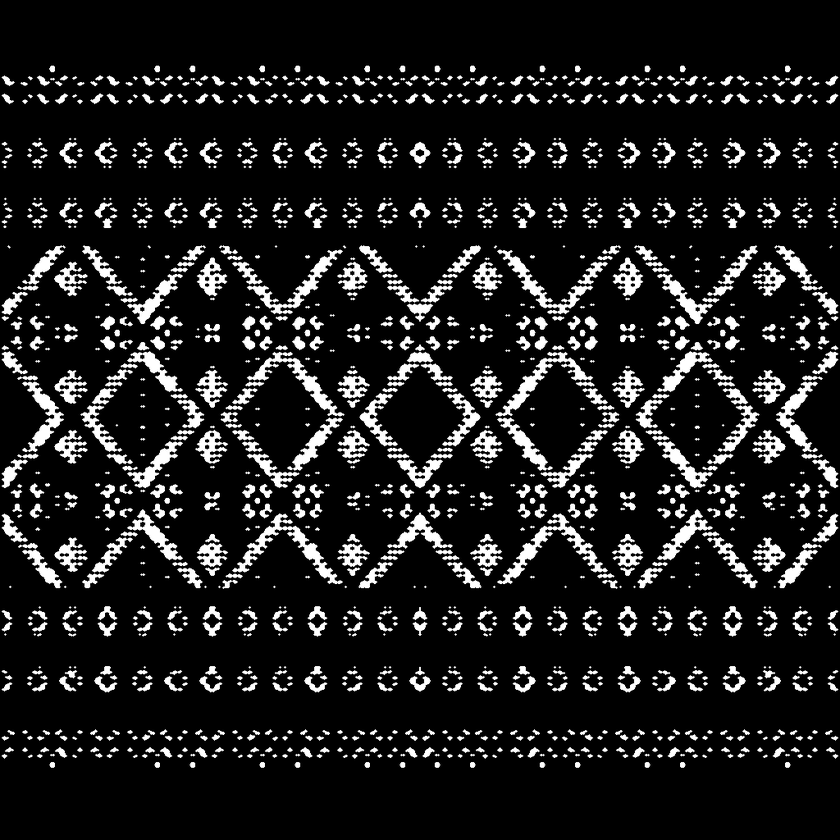
#> input picture symmetric_edge.png, 840 x 840 px, shrunk from 1024 x 1024 before the run, found by its file name
$ python symmetric_to_weaving.py
#> lines starting #> are read from the running program, lines starting #| are printed output that depends on the picture
import cv2
import numpy as np
import json

input_path = "symmetric_edge.png"

output_image = "weaving_chart.png"
output_json = "weaving_chart.json"


# =========================
# ตั้งค่าผังลายทอ
# =========================

GRID_WIDTH = 32
GRID_HEIGHT = 32

CELL_SIZE = 20

# ถ้าในช่องมีเส้นเกิน % นี้
# ให้ถือว่าช่องนั้นเป็นลาย
EDGE_THRESHOLD = 12


# =========================
# อ่านภาพ
# =========================

image = cv2.imread(
    input_path,
    cv2.IMREAD_GRAYSCALE
)
#> image is the input picture: shape (840, 840); min 0, max 255, mean 30.2

if image is None:
    print("ไม่พบรูปภาพ:", input_path)
    exit()


height, width = image.shape
#> height = 840; width = 840


# =========================
# แบ่งภาพเป็น Grid
# =========================

cell_width = width / GRID_WIDTH
#> cell_width = 26.25
cell_height = height / GRID_HEIGHT
#> cell_height = 26.25

grid = []


for gy in range(GRID_HEIGHT):

    row = []

    for gx in range(GRID_WIDTH):

        start_x = int(gx * cell_width)
        end_x = int((gx + 1) * cell_width)

        start_y = int(gy * cell_height)
        end_y = int((gy + 1) * cell_height)

        cell = image[
            start_y:end_y,
            start_x:end_x
        ]

        # จำนวน pixel ที่เป็นเส้น
        edge_pixels = np.sum(cell > 0)

        total_pixels = cell.size

        edge_percentage = (
            edge_pixels / total_pixels
        ) * 100


        # -------------------------
        # ตัดสินว่าช่องนี้มีลายไหม
        # -------------------------

        if edge_percentage >= EDGE_THRESHOLD:
            row.append(1)
        else:
            row.append(0)


    grid.append(row)
#> after the loop, grid = 32 items


# =========================
# แสดง Grid ใน Terminal
# =========================

print()
print("========== WEAVING CHART ==========")
print()

for row in grid:

    line = ""

    for cell in row:

        if cell == 1:
            line += "■"
        else:
            line += "□"

    print(line)
#> this loop made 32 passes


# =========================
# สร้างภาพผังลายทอ
# =========================

chart = np.ones(
    (
        GRID_HEIGHT * CELL_SIZE,
        GRID_WIDTH * CELL_SIZE
    ),
    dtype=np.uint8
) * 255


for gy in range(GRID_HEIGHT):

    for gx in range(GRID_WIDTH):

        x1 = gx * CELL_SIZE
        y1 = gy * CELL_SIZE

        x2 = x1 + CELL_SIZE
        y2 = y1 + CELL_SIZE


        if grid[gy][gx] == 1:

            # ช่องที่มีลาย
            cv2.rectangle(
                chart,
                (x1, y1),
                (x2, y2),
                0,
                -1
            )

        else:

            # ช่องว่าง
            cv2.rectangle(
                chart,
                (x1, y1),
                (x2, y2),
                180,
                1
            )


# =========================
# บันทึกภาพ
# =========================

cv2.imwrite(
    output_image,
    chart
)
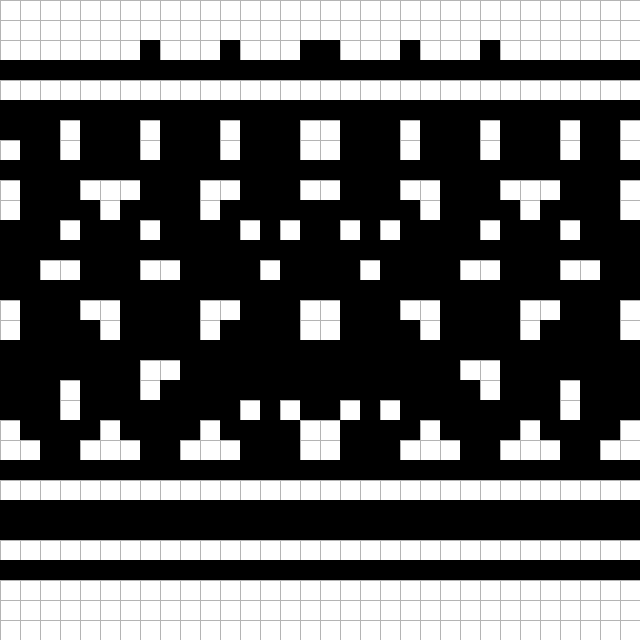
#> saved as weaving_chart.png: shape (640, 640); min 0, max 255, mean 96.5


# =========================
# บันทึก JSON
# =========================

result = {
    "gridWidth": GRID_WIDTH,
    "gridHeight": GRID_HEIGHT,
    "grid": grid
}

with open(
    output_json,
    "w",
    encoding="utf-8"
) as file:

    json.dump(
        result,
        file,
        ensure_ascii=False,
        indent=2
    )


print()
print("สร้างไฟล์สำเร็จ:")
print("-", output_image)
print("-", output_json)
